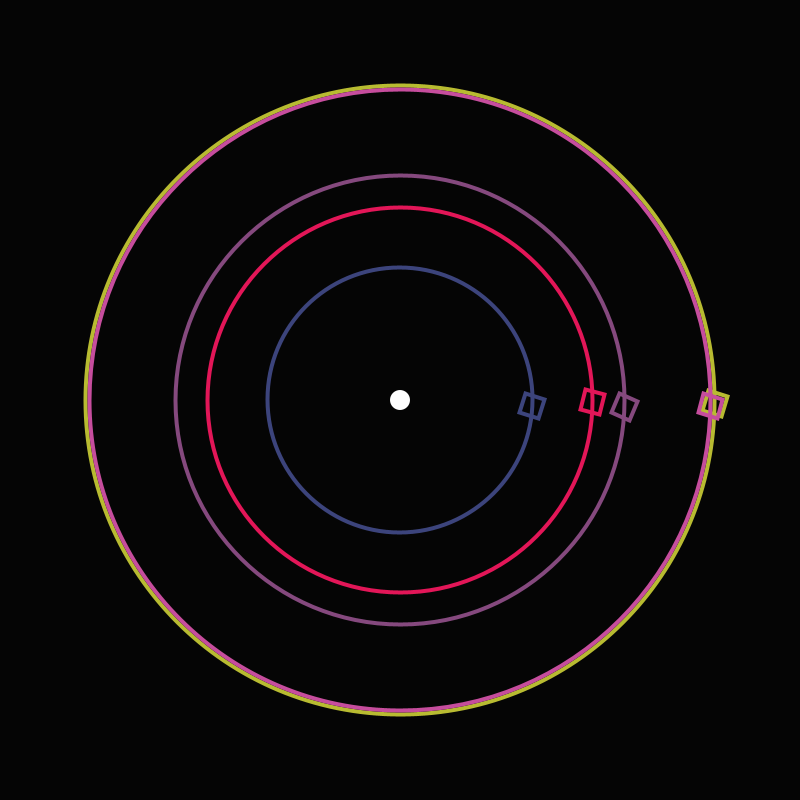
Frame 1 (no input)
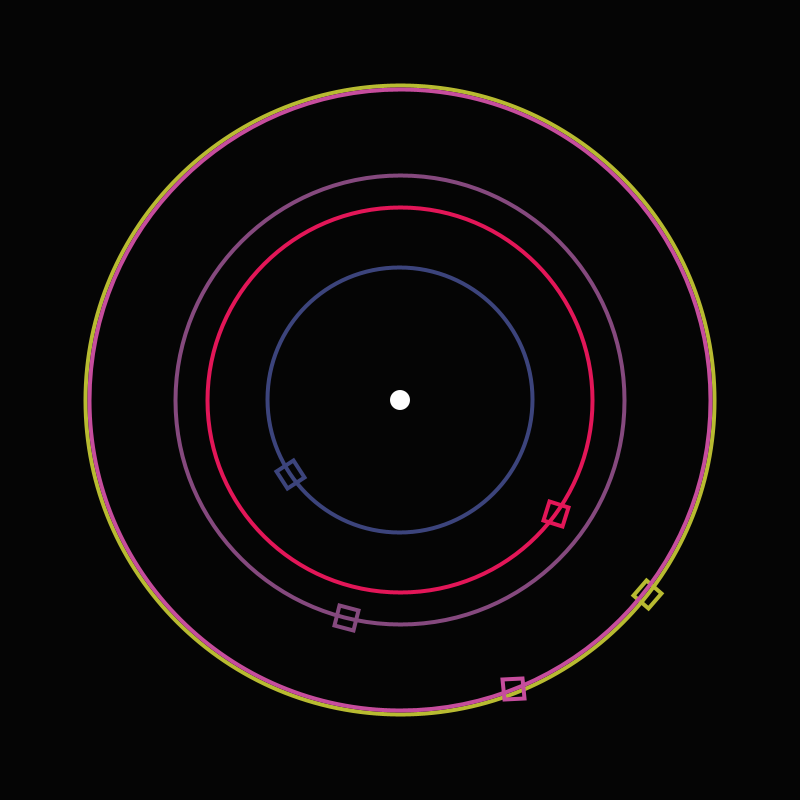
Frame 60 (the mouse pressed at the canvas centre just before this capture)
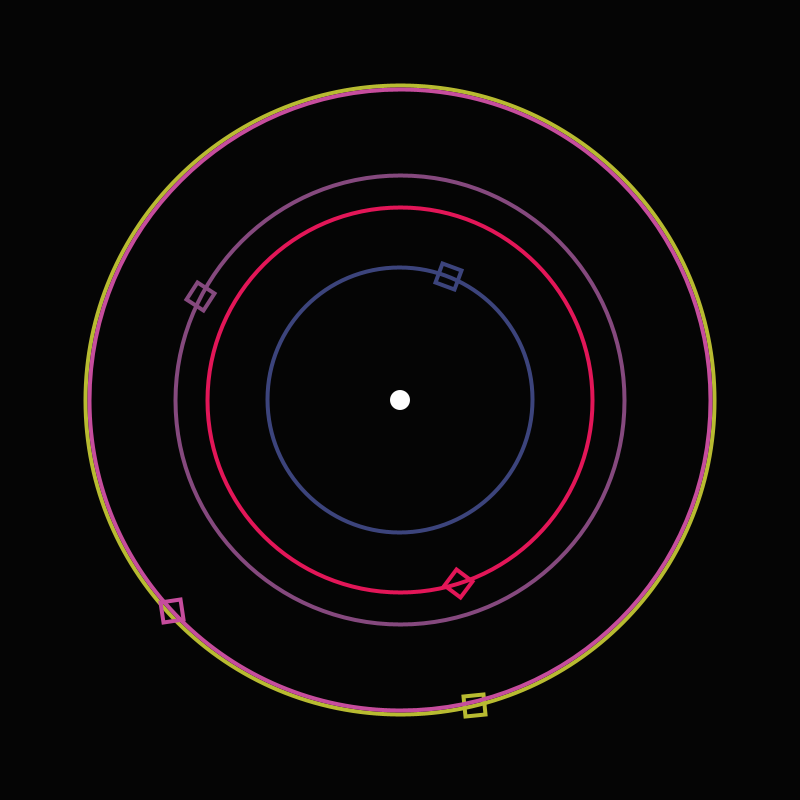
Frame 120 (the mouse held since frame 60 and released just before this capture)

The Processing sketch that drew these frames (run headless with seeded random() and noise(); from frame 60 on, the mouse is pressed at the canvas centre):

// Processing sketch: sketch_020
// ── sketch_020.pde
int moversLen = 5;
Mover[] movers = new Mover[moversLen];
void setup() {
  size(800, 800);
  background(255);
  rectMode(CENTER);
  smooth();
  randomSeed(100);

  for (int i = 0; i < moversLen; i++) {
    color c = color(random(255), random(255), random(255));
    Mover mover = new Mover(width / 2, height / 2, random(100, 400), random(0.1, 0.4), random(0.01, 0.05), c);
    movers[i] = mover;
  }
}

void draw() {
  fill(5);
  noStroke();
  rect(width / 2, height / 2, width, height);

  fill(255);
  circle(width / 2, height / 2, 20);

  for (Mover mover : movers) {
    mover.update();
    mover.display();
  }
}

class Mover {
  float centerX;
  float centerY;
  float rotation;
  float angle;
  float r;
  float x;
  float y;
  float selfRotateSpeed;
  float publicRotateSpeed;
  color c;

  Mover(float centerX, float centerY, float r, float selfRotateSpeed, float publicRotateSpeed, color c) {
    this.centerX = centerX;
    this.centerY = centerY;
    this.r = r;
    this.selfRotateSpeed = selfRotateSpeed;
    this.publicRotateSpeed = publicRotateSpeed;
    this.c = c;
  }

  void update() {
    rotation += selfRotateSpeed;
    angle += publicRotateSpeed;
    x = centerX + r * cos(angle);
    y = centerY + r * sin(angle);
  }

  void display() {


    noFill();
    stroke(c);
    strokeWeight(4);
    circle(centerX, centerY, 2 * r);

    pushMatrix();
    translate(x, y);
    rotate(rotation);
    rect(0, 0, 20, 20);
    popMatrix();
  }
}
